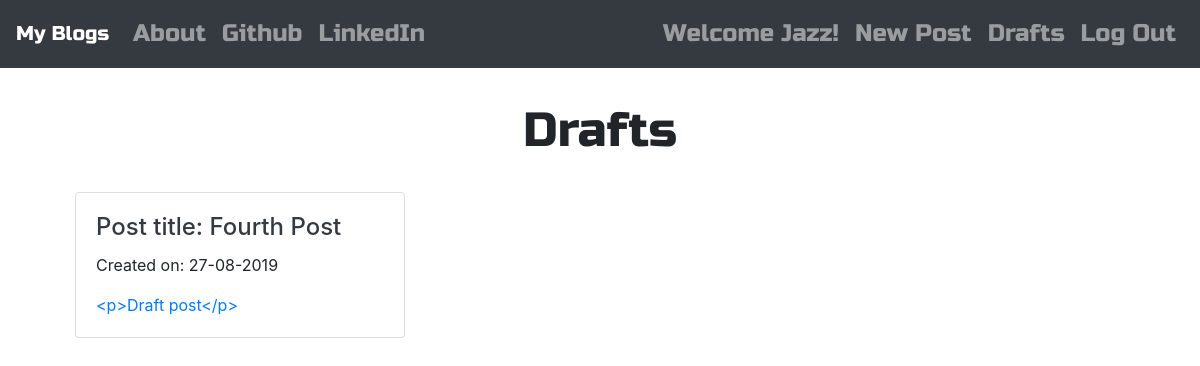
Page /drafts/ (signed in) on the committed database.
### blog/models.py (models this page shows, shortened)
class Post(models.Model):
    author = models.ForeignKey('auth.User', on_delete=models.CASCADE)
    title = models.CharField(max_length=200)
    text = models.TextField()
    created_date = models.DateTimeField(default=timezone.now())
    published_date  = models.DateTimeField(blank=True, null=True)

### blog/views.py (the view)
# urls.py: path('drafts/', views.DraftListView.as_view(), name="post_draft_list"),
class DraftListView(LoginRequiredMixin, ListView):
    login_url = '/login/'
    redirect_field_name = 'blog/post_list.html'
    template_name = 'blog/post_draft_list.html'
    model = Post
    def get_queryset(self):
        return Post.objects.filter(published_date__isnull=True).order_by('created_date')

### blog/templates/blog/post_draft_list.html
{% extends 'blog/base.html' %}
{% block content %}
<h1 class="text-center posttitle">Drafts</h1>
  <div class="container">
    <div class="row">
      {% for post in post_list %}
        <div class="col-4">
          <div class="card mt-4">
              <div class="card-body float-left">
                  <h4 class="card-title"><a href="{% url 'blog:post_detail' pk=post.pk %}" class="text-dark">Post title: {{ post.title }}</a></h4>
                  <p class="card-text">Created on: {{ post.created_date|date:'d-m-Y' }}</p>
                    <a href="{% url 'blog:post_detail' pk=post.pk %}">{{post.text|truncatechars:200}}</a>
              </div>
          </div>
        </div>
        {% empty %}
          <p class="text-center">No Drafts</p>
      {% endfor %}
    </div>
  </div>
{% endblock %}

### blog/templates/blog/base.html (shortened to what this page needs)
<!DOCTYPE html>
{% load staticfiles %}
<html lang="en" dir="ltr">
  <head>
    <link rel="stylesheet" href="https://stackpath.bootstrapcdn.com/bootstrap/4.3.1/css/bootstrap.min.css">
    <link rel="stylesheet" href="//cdn.jsdelivr.net/npm/medium-editor@latest/dist/css/medium-editor.min.css" type="text/css" media="screen" charset="utf-8">
    <link rel="stylesheet" href="{% static 'css/blog.css' %}">
    <link href="https://stackpath.bootstrapcdn.com/font-awesome/4.7.0/css/font-awesome.min.css" rel="stylesheet">
  </head>
  <body>
    <nav class="navbar navbar-expand-sm techfont navbar-dark bg-dark">
        <a class="navbar-brand" href="{% url 'blog:post_list' %}">My Blogs</a>
        <div class="collapse navbar-collapse" id="collapsibleNavId">
            <ul class="navbar-nav mr-auto">
                <li class="nav-item">
                    <a class="nav-link" href="{% url 'blog:about' %}">About</a>
                </li>
                <li class="nav-item">
                    <a class="nav-link" href="https://www.github.com">Github</a>
                </li>
                <li class="nav-item">
                    <a class="nav-link" href="https://www.linkedin.com">LinkedIn</a>
                </li>
            </ul>
            <ul class="navbar-nav ml-auto mt-2 mt-lg-0">
              {% if user.is_authenticated %}
                <li class="nav-item">
                    <a class="nav-link">Welcome {{user.username}}!</a>
                </li>
                <li class="nav-item">
                    <a class="nav-link" href="{% url 'blog:post_new' %}">New Post</a>
                </li>
                <li class="nav-item">
                    <a class="nav-link" href="{% url 'blog:post_draft_list' %}">Drafts</a>
                </li>
                <li class="nav-item">
                    <a class="nav-link" href="{% url 'logout' %}">Log Out</a>
                </li>
              {% else %}
                <li class="nav-item active">
                    <a class="nav-link" href="{% url 'login' %}?next=/"><span class="fa fa-user"></span></a>
                </li>
              {% endif %}
            </ul>
        </div>
    </nav>
    <div class="container">
      <div class="row">
        <div class="col-md-12 ">
          <div class="blog_posts">
            <div class="container">
              <br />
              {% block content %}
              {% endblock %}
            </div>
          </div>
        </div>
      </div>
    </div>
  </body>
</html>

### blog/static/css/blog.css (style rules this page uses)
.techfont { font-family: 'Russo One', sans-serif; font-size: 1.5em; margin-bottom: 10px; }
.posttitle { font-family: 'Russo One', sans-serif; font-size: 3em; }

### rows in the picture
Post: title "Fourth Post", created_date "27-08-2019", text "<p>Draft post</p>"

### other values in the picture
{{ user.username }} "Jazz"
